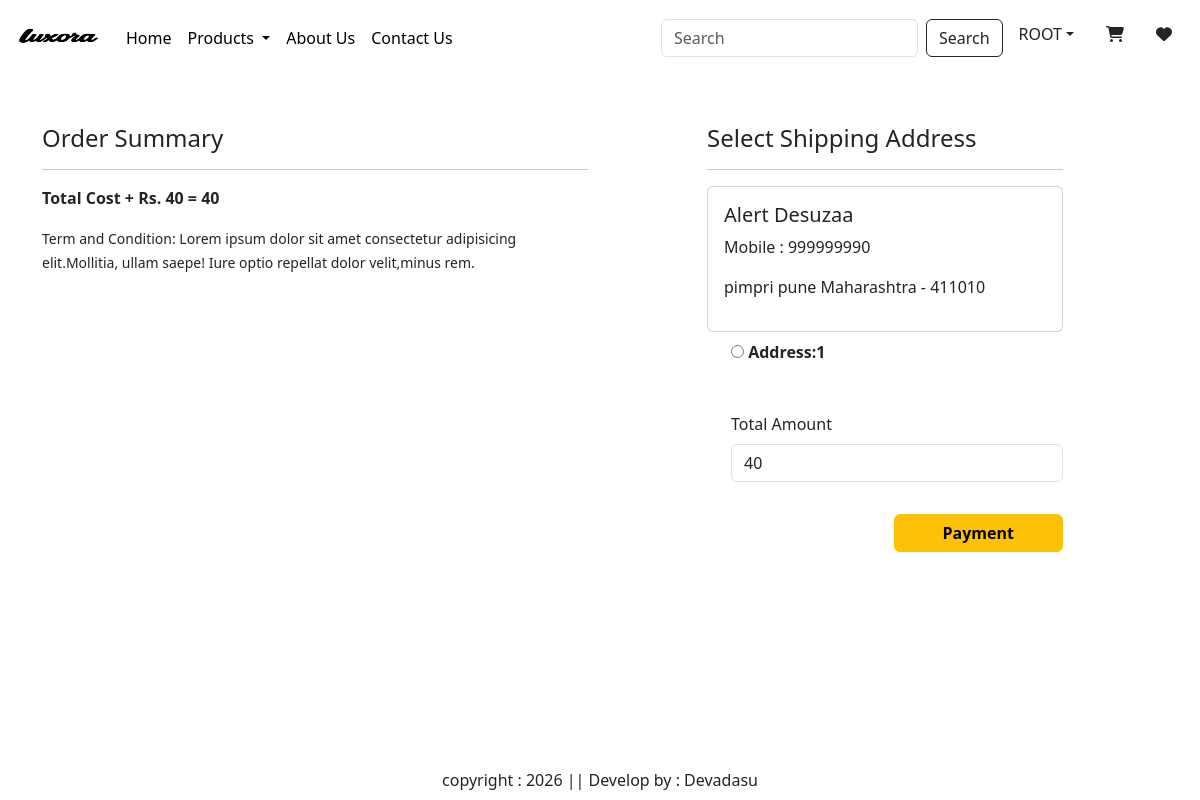
/checkout/ (signed in), run on an earlier commit of the app's database.
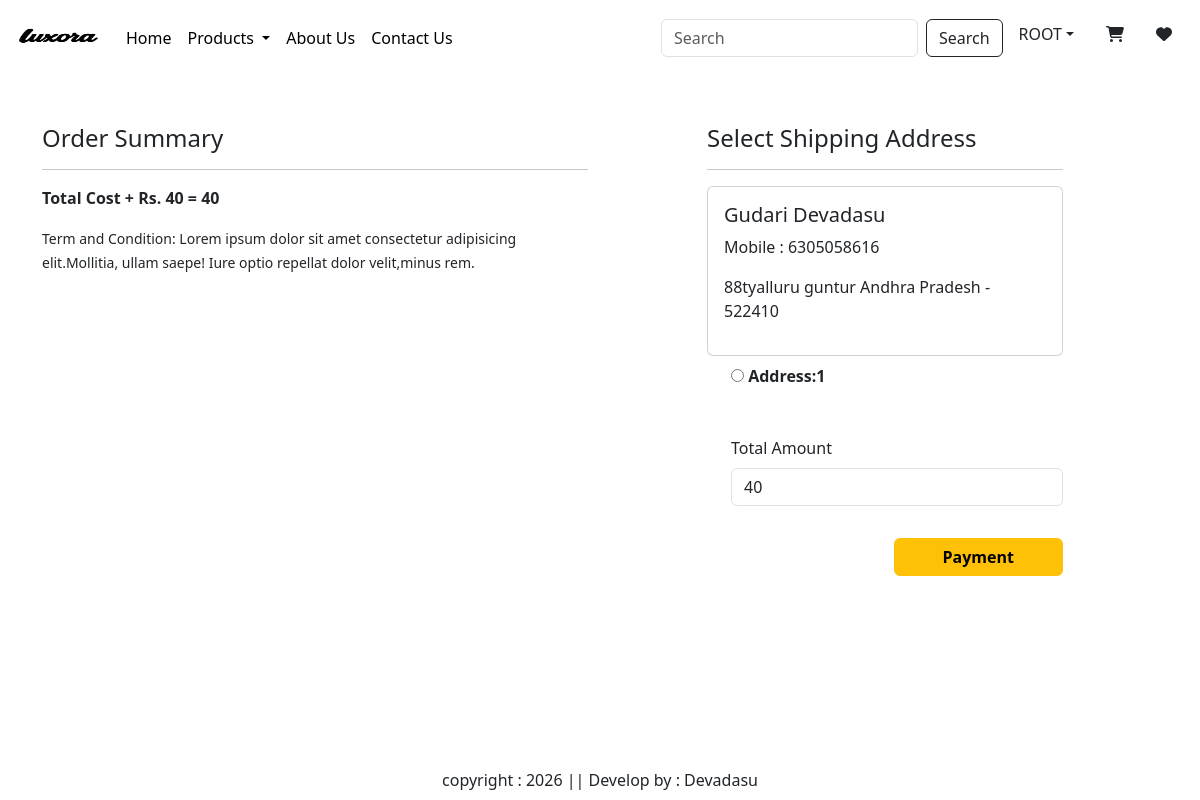
And on a later commit of the database.
### app/models.py (models this page shows, shortened)
class Customer(models.Model):
    user = models.ForeignKey(User,on_delete=models.CASCADE)
    name = models.CharField(max_length=200)
    locality = models.CharField(max_length=200)
    city = models.CharField(max_length=50)
    mobile = models.IntegerField(max_length=0)
    zipcode = models.IntegerField()
    state = models.CharField(choices=STATE_CHOICES,max_length=100)

### app/views.py (the view)
# urls.py: path('checkout/', views.checkout.as_view(), name='checkout'),
@method_decorator(login_required,name='dispatch')
class checkout(View):
    def get(self,request):
        totalitem = 0
        wishitem = 0
        if request.user.is_authenticated:
           totalitem = len(Cart.objects.filter(user=request.user))
           wishitem = len( Wishlist.objects.filter(user=request.user))
        user=request.user
        add = Customer.objects.filter(user=user)
        cart_items=Cart.objects.filter(user=user)
        famount = 0
        for p in cart_items:
            value = p.quantity*p.product.discounted_price
            famount = famount + value
        totalamount = famount + 40
        return render(request, 'app/checkout.html',locals())

### app/templates/app/checkout.html (shortened to what this page needs)
{% extends 'app/base.html' %}
{% load static %}
{% block main-content %}
<div class="container">
    <div class="row mt-5">
        <div class="col-sm-6">
            <h4>Order Summary</h4>
            <hr>
            <p class="fw-bold">Total Cost + Rs. 40 = {{totalamount}}</p>
            <small>Term and Condition: Lorem ipsum dolor sit amet consectetur adipisicing elit.Mollitia, ullam saepe! Iure optio repellat dolor velit,minus rem.</small>
        </div>
        <div class="col-sm-4 offset-sm-1">
            <h4>Select Shipping Address</h4>
            <hr>
            <form method="post" id="myform">
                {% for ad in add %}
                <div class="card">
                    <div class="card-body">
                        <h5>{{ad.name}}</h5>
                        <p>Mobile : {{ad.mobile}}</p>
                        <p>{{ad.locality}} {{ad.city}} {{ad.state}} - {{ad.zipcode}}</p>
                    </div>
                </div>
                <div class="form-check mt-2 mb-5">
                    <input class="form check-input" type="radio" name="custadd{{forloop.counter}}" value="{{ad.id}}">
                    <label class="form-check-label fw-bold" for="custadd{{forloop.counter}}">
                        Address:{{forloop.counter}}</label>
                    </div>
                {% endfor %}
                <div class="form-check mb-3">
                    <label for="totamount" class="form-label">Total Amount</label>
                    <input type="number" class="form-control" name="totamount" value={{totalamount}} readonly>
                </div>
                <div class="text-end">
                    <button id="rzp-button1" type="submit" class="btn btn-warning mt-3 px-5 fw-bold">Payment</button>
                </div>
            </form>
        </div>
    </div>
</div>
{% endblock main-content %}

What changed in the data, as far as the page shows it:
changed Customer: name "Alert Desuzaa" → "Gudari Devadasu"; mobile "999999990" → "6305058616"; locality "pimpri" → "88tyalluru"; city "pune" → "guntur"; state "Maharashtra" → "Andhra Pradesh"; zipcode "411010" → "522410"
